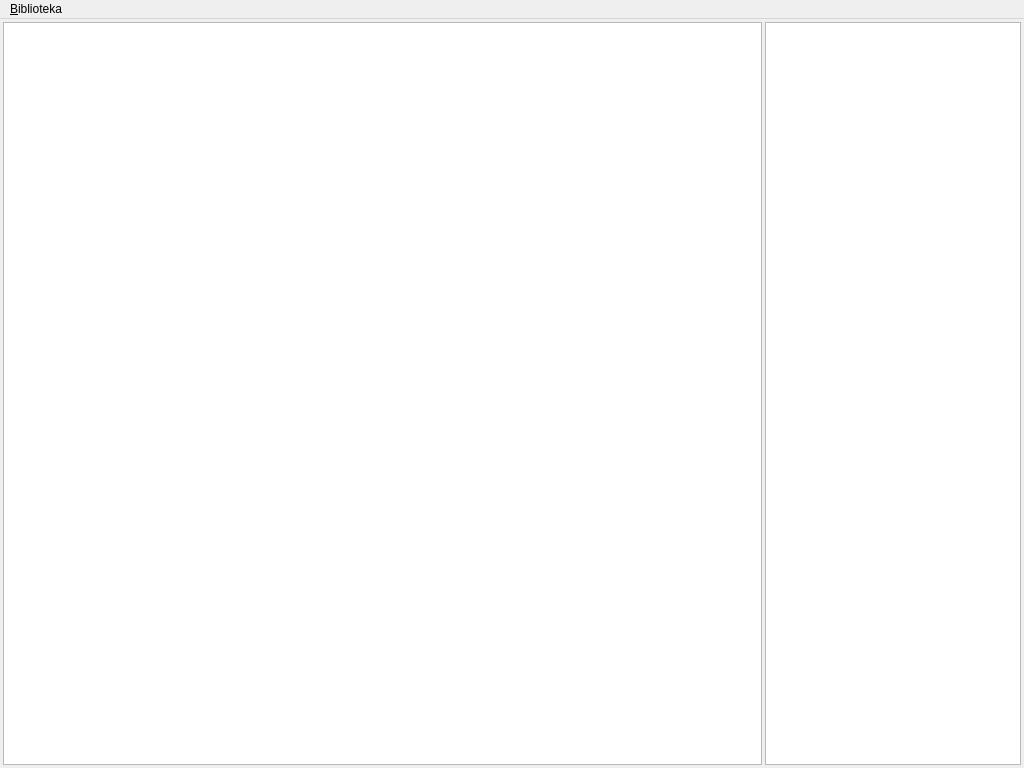
<?xml version="1.0" encoding="UTF-8"?>
<ui version="4.0">
 <class>MainWindow</class>
 <widget class="QMainWindow" name="MainWindow">
  <property name="geometry">
   <rect>
    <x>0</x>
    <y>0</y>
    <width>1024</width>
    <height>768</height>
   </rect>
  </property>
  <property name="windowTitle">
   <string>MainWindow</string>
  </property>
  <widget class="QWidget" name="centralWidget">
   <layout class="QVBoxLayout" name="verticalLayout_2">
    <property name="spacing">
     <number>3</number>
    </property>
    <property name="leftMargin">
     <number>3</number>
    </property>
    <property name="topMargin">
     <number>3</number>
    </property>
    <property name="rightMargin">
     <number>3</number>
    </property>
    <property name="bottomMargin">
     <number>3</number>
    </property>
    <item>
     <layout class="QHBoxLayout" name="horizontalLayout">
      <property name="spacing">
       <number>3</number>
      </property>
      <item>
       <widget class="QTreeView" name="libraryView">
        <property name="alternatingRowColors">
         <bool>true</bool>
        </property>
        <property name="rootIsDecorated">
         <bool>false</bool>
        </property>
        <property name="itemsExpandable">
         <bool>false</bool>
        </property>
        <property name="sortingEnabled">
         <bool>true</bool>
        </property>
        <property name="expandsOnDoubleClick">
         <bool>false</bool>
        </property>
       </widget>
      </item>
      <item>
       <widget class="QListView" name="playlistView">
        <property name="sizePolicy">
         <sizepolicy hsizetype="Preferred" vsizetype="Expanding">
          <horstretch>0</horstretch>
          <verstretch>0</verstretch>
         </sizepolicy>
        </property>
        <property name="alternatingRowColors">
         <bool>true</bool>
        </property>
       </widget>
      </item>
     </layout>
    </item>
   </layout>
  </widget>
  <widget class="QMenuBar" name="menuBar">
   <property name="geometry">
    <rect>
     <x>0</x>
     <y>0</y>
     <width>1024</width>
     <height>22</height>
    </rect>
   </property>
   <widget class="QMenu" name="menuLibrary">
    <property name="title">
     <string>&amp;Biblioteka</string>
    </property>
    <addaction name="actionAdd_directory"/>
   </widget>
   <addaction name="menuLibrary"/>
  </widget>
  <action name="actionAdd_directory">
   <property name="text">
    <string>&amp;Add directory...</string>
   </property>
  </action>
 </widget>
 <layoutdefault spacing="6" margin="11"/>
 <resources/>
 <connections/>
</ui>
